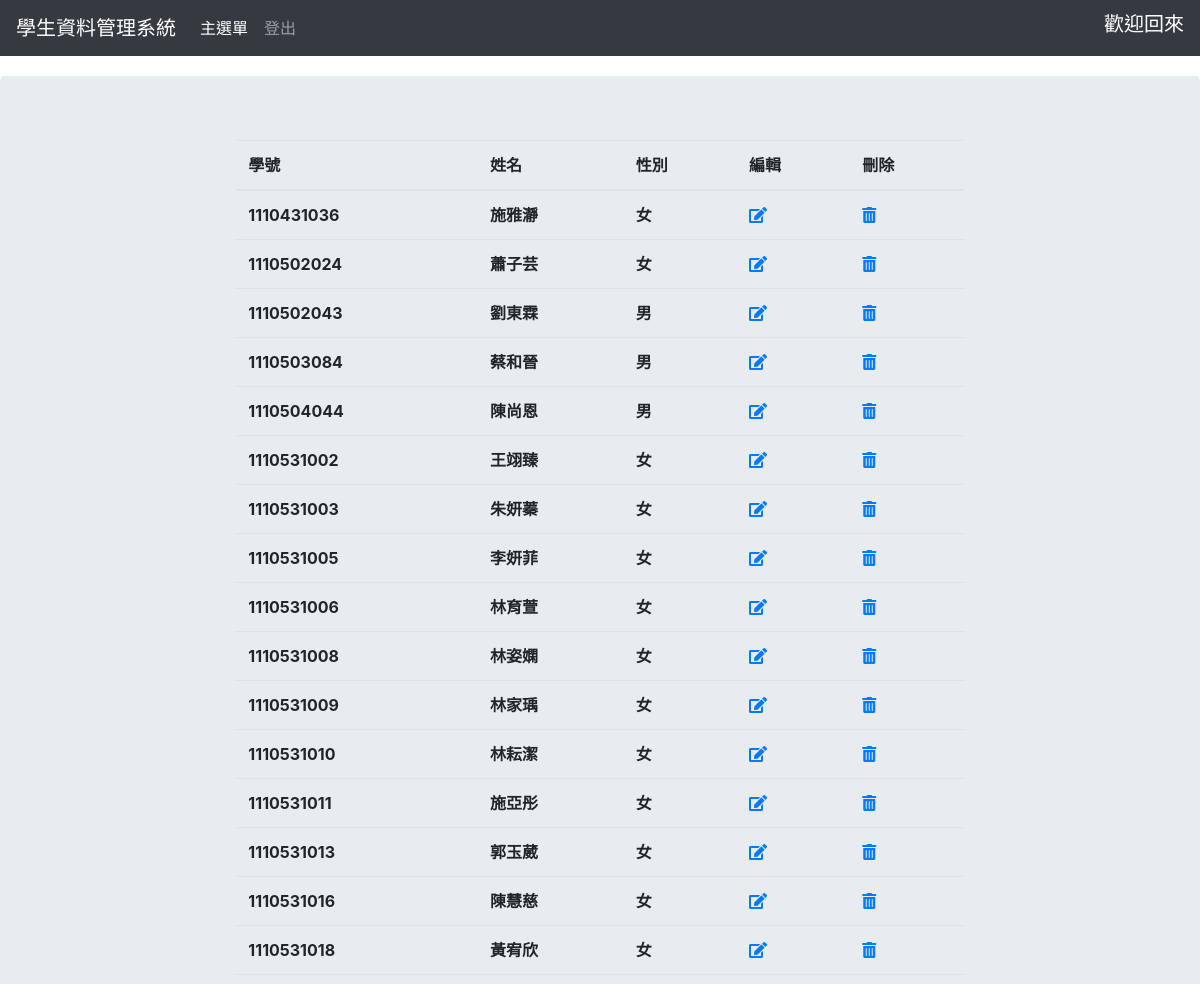
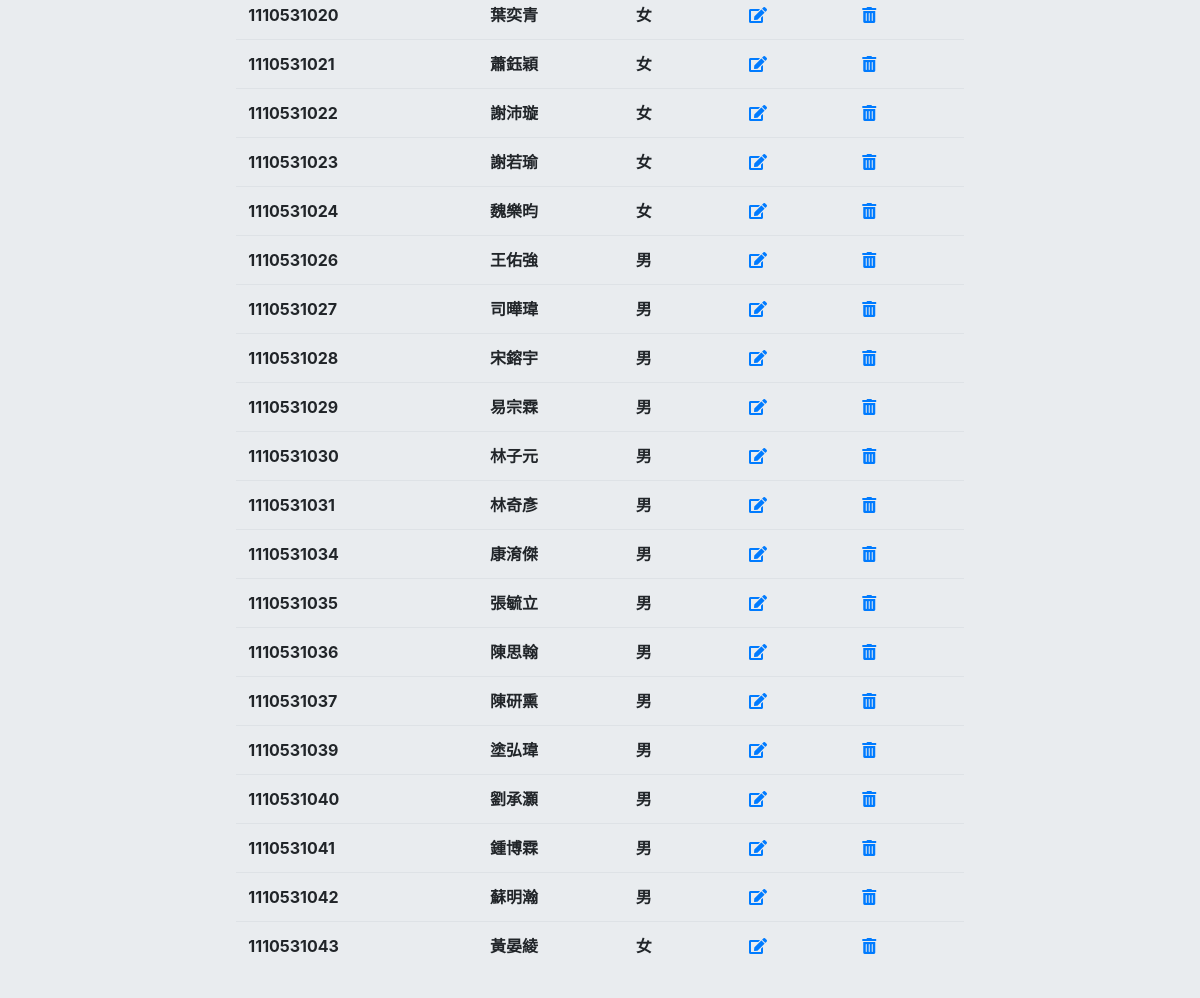
The app's page /class2/class.php with its own data (2 pictures, top to bottom).
### tables this page shows
CREATE TABLE `classtable` (
  `id` varchar(11) NOT NULL,
  `name` varchar(4) NOT NULL,
  `gender` varchar(2) NOT NULL,
  `password` varchar(12) NOT NULL
);

### class2/php/db_connection.php (called while the page is built, shortened)
<?php
	function filterTable($query)
	{
		$host     = 'localhost';
		$dbName   = 'smart';
		$userName = 'root';
		$pwd      = '';
		$dbh = mysqli_connect($host, $userName, $pwd, $dbName) or die("Error " . mysqli_error($dbh));
	    mysqli_query($dbh, "SET NAMES 'utf8'");
	    $filter_Result = mysqli_query($dbh, $query);
	    return $filter_Result;
	}
?>

### class2/class.php (the view, shortened to what this page needs)
<?php
include "php/db_connection.php";
$userid = $_SESSION['username'];
?>
<!DOCTYPE html>
<html lang="zh_TW">
<head>
	<link href="css/bootstrap.min.css" rel="stylesheet">
	<link href="css/navbar.css" rel="stylesheet">
    <link href="css/all.css" rel="stylesheet">
</head>
<body>
	<nav class="navbar navbar-expand-sm navbar-dark bg-dark">
		<a class="navbar-brand" href="#">學生資料管理系統</a>
		<div class="collapse navbar-collapse" id="navbarsExample03">
			<ul class="navbar-nav mr-auto">
				<li class="nav-item active">
					<a class="nav-link" href="#">主選單 <span class="sr-only">(current)</span></a>
				</li>
				<li class="nav-item">
					<a class="nav-link" href="php/logout.php">登出</a>
				</li>
			</ul>
            <h5 style="color:white;"> 歡迎回來 <?php echo $userid ?></h5>
		</div>
	</nav>
	<main role="main">
		<div class="jumbotron">
			<div class="col-sm-8 mx-auto">
				<table class="table table-hover">
					<thead>
						<tr>
							<th scope="col">學號</th>
							<th scope="col">姓名</th>
                            <th scope="col">性別</th>
							<th scope="col">編輯</th>
							<th scope="col">刪除</th>
						</tr>
					</thead>
					<tbody>
						<?php
                            $query = "SELECT * FROM `classtable`" ;
                            $result = filterTable($query);
                            while($row = mysqli_fetch_array($result)):
                            echo "<tr><th scope='col'>";
                            echo $row['id'];
                            echo "<th scope='col'>";
                            echo $row['name'];
                            echo "</th>";
                            echo "<th scope='col'>";
                            echo $row['gender'];
                            echo "</th>";
                            echo "<th scope='col'>";
                            echo "<a href='edit.php?edit=".$row['id']."'>";
                            echo "<i class='fas fa-edit'></i>";
                            echo "</a></th>";
                            echo "<th scope='col'>";
                            $url = "php/delete.php?name=".$row['id'];
                            $link = 'javascript:openurl("'.$url.'")';
                            echo "<a href='".$link."'>";
                            echo "<i class='fas fa-trash-alt'></i>";
                            echo "</a></th>";
                            endwhile;
                        ?>
					</tbody>
				</table>
			</div>
		</div>
	</main>
</body>
</html>

### class2/css/navbar.css (style rules this page uses)
body { padding-bottom: 20px; }
.navbar { margin-bottom: 20px; }

### class2/css/all.css (style rules this page uses)
.fa, .fas, .far, .fal, .fad, .fab { -moz-osx-font-smoothing: grayscale; -webkit-font-smoothing: antialiased; display: inline-block; font-style: normal; font-variant: normal; text-rendering: auto; line-height: 1; }
.fa-edit:before { content: "\f044"; }
.fa-trash-alt:before { content: "\f2ed"; }
.fa, .fas { font-family: 'Font Awesome 5 Free'; font-weight: 900; }

### records on screen
classtable: id "1110431036", name "施雅瀞", gender "女"
classtable: id "1110502024", name "蕭子芸", gender "女"
classtable: id "1110502043", name "劉東霖", gender "男"
classtable: id "1110503084", name "蔡和晉", gender "男"
classtable: id "1110504044", name "陳尚恩", gender "男"
classtable: id "1110531002", name "王翊臻", gender "女"
classtable: id "1110531003", name "朱妍蓁", gender "女"
classtable: id "1110531005", name "李妍菲", gender "女"
classtable: id "1110531006", name "林育萱", gender "女"
classtable: id "1110531008", name "林姿嫻", gender "女"
classtable: id "1110531009", name "林家瑀", gender "女"
classtable: id "1110531010", name "林耘潔", gender "女"
classtable: id "1110531011", name "施亞彤", gender "女"
classtable: id "1110531013", name "郭玉葳", gender "女"
classtable: id "1110531016", name "陳慧慈", gender "女"
classtable: id "1110531018", name "黃宥欣", gender "女"
classtable: id "1110531020", name "葉奕青", gender "女"
classtable: id "1110531021", name "蕭鈺穎", gender "女"
classtable: id "1110531022", name "謝沛璇", gender "女"
classtable: id "1110531023", name "謝若瑜", gender "女"
classtable: id "1110531024", name "魏樂昀", gender "女"
classtable: id "1110531026", name "王佑強", gender "男"
classtable: id "1110531027", name "司曄瑋", gender "男"
classtable: id "1110531028", name "宋鎔宇", gender "男"
classtable: id "1110531029", name "易宗霖", gender "男"
classtable: id "1110531030", name "林子元", gender "男"
classtable: id "1110531031", name "林奇彥", gender "男"
classtable: id "1110531034", name "康淯傑", gender "男"
classtable: id "1110531035", name "張毓立", gender "男"
classtable: id "1110531036", name "陳思翰", gender "男"
classtable: id "1110531037", name "陳研熏", gender "男"
classtable: id "1110531039", name "塗弘瑋", gender "男"
classtable: id "1110531040", name "劉承灝", gender "男"
classtable: id "1110531041", name "鍾博霖", gender "男"
classtable: id "1110531042", name "蘇明瀚", gender "男"
classtable: id "1110531043", name "黃晏綾", gender "女"
